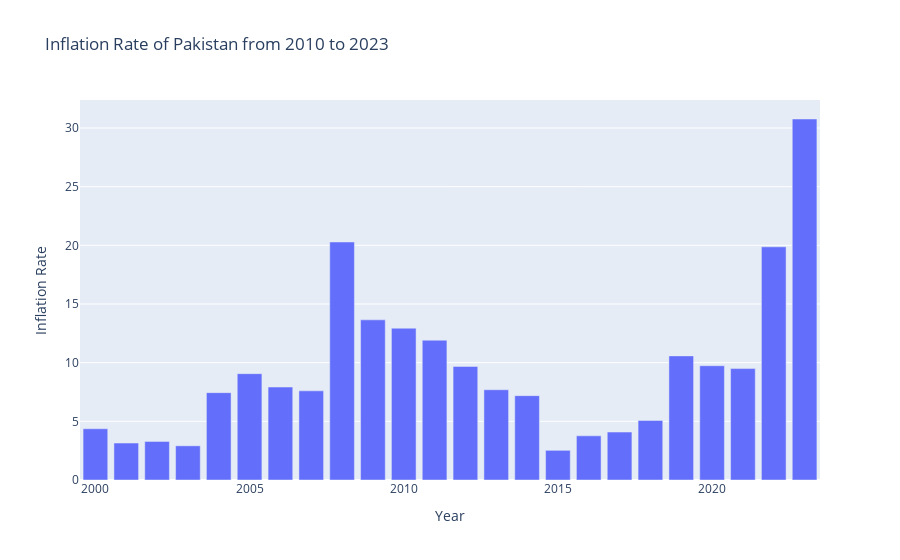

The cell this chart's notebook holds for it:
### Code cell
import plotly.express as px
import matplotlib.pyplot as plt
fig = px.bar(data_pakistan, x='Year', y='Inflation Rate',
             title='Inflation Rate of Pakistan from 2010 to 2023')
# give title

fig.show()

### Figure 1 — Plotly figure (JSON) as saved in the notebook; plotly's stock layout.template omitted (floating-point values rounded to 4 significant figures)
{"data": [{"alignmentgroup": "True", "hovertemplate": "Year=%{x}<br>Inflation Rate=%{y}<extra></extra>", "legendgroup": "", "marker": {"color": "#636efa", "pattern": {"shape": ""}}, "name": "", "offsetgroup": "", "orientation": "v", "showlegend": false, "textposition": "auto", "type": "bar", "x": [2023, 2022, 2021, 2020, 2019, 2018, 2017, 2016, 2015, 2014, 2013, 2012, 2011, 2010, 2009, 2008, 2007, 2006, 2005, 2004, 2003, 2002, 2001, 2000], "xaxis": "x", "y": [30.77, 19.87, 9.496, 9.74, 10.58, 5.078, 4.085, 3.765, 2.529, 7.189, 7.692, 9.682, 11.92, 12.94, 13.65, 20.29, 7.599, 7.921, 9.063, 7.445, 2.914, 3.29, 3.148, 4.367], "yaxis": "y"}], "layout": {"barmode": "relative", "legend": {"tracegroupgap": 0}, "title": {"text": "Inflation Rate of Pakistan from 2010 to 2023"}, "xaxis": {"anchor": "y", "domain": [0, 1], "title": {"text": "Year"}}, "yaxis": {"anchor": "x", "domain": [0, 1], "title": {"text": "Inflation Rate"}}}}
